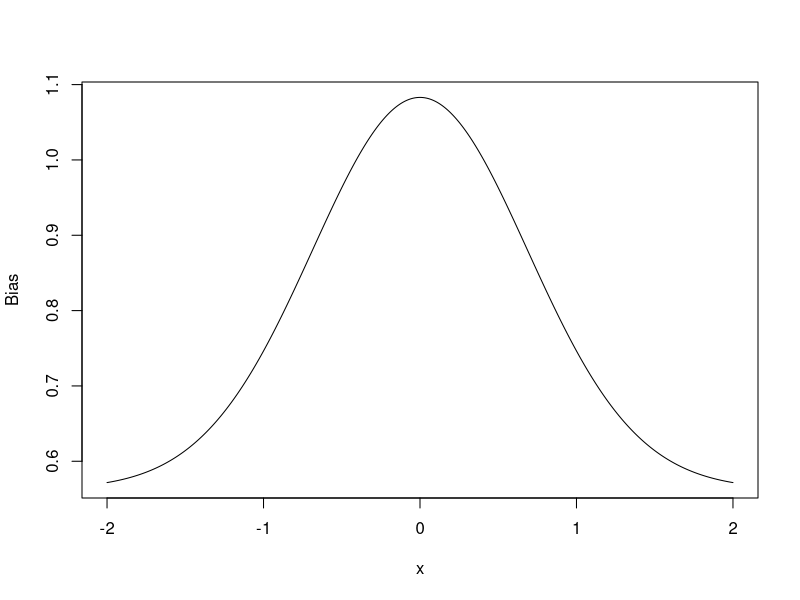

The R source for this figure:
rm(list=ls())

# settings
x_set <- seq(-2, 2, by=0.01)
L <- length(x_set)

S <- 10000
alpha <- 0.5

# Monte Carlo 
Bias <- rep(NA, L)
U_e <- runif(S, -1, 1)

for(l in 1:L){
  x <- x_set[l]
  d <- 1+alpha*exp(-x^2)
  U <- d*U_e
  
  # Z=1
  w1 <- 1/(1+exp(-2*U))
  w1 <- w1/sum(w1)
  
  # Z=0
  w0 <- 1/(1+exp(2*U))
  w0 <- w0/sum(w0)
  
  # bias 
  Bias[l] <- sum(w1*U) - sum(w0*U)
}


# plot 
plot(x_set, Bias, type="l", xlab="x")
true_bias_df <- data.frame(x = x_set, b = Bias)
